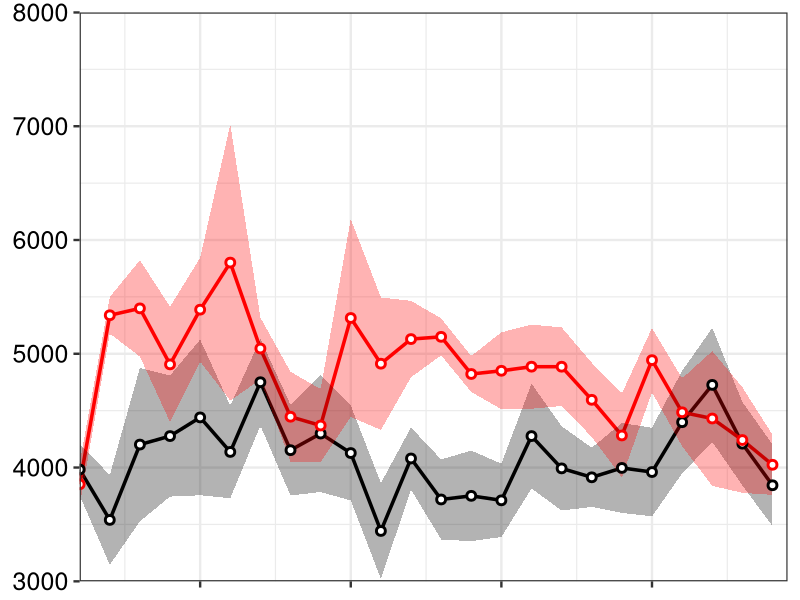
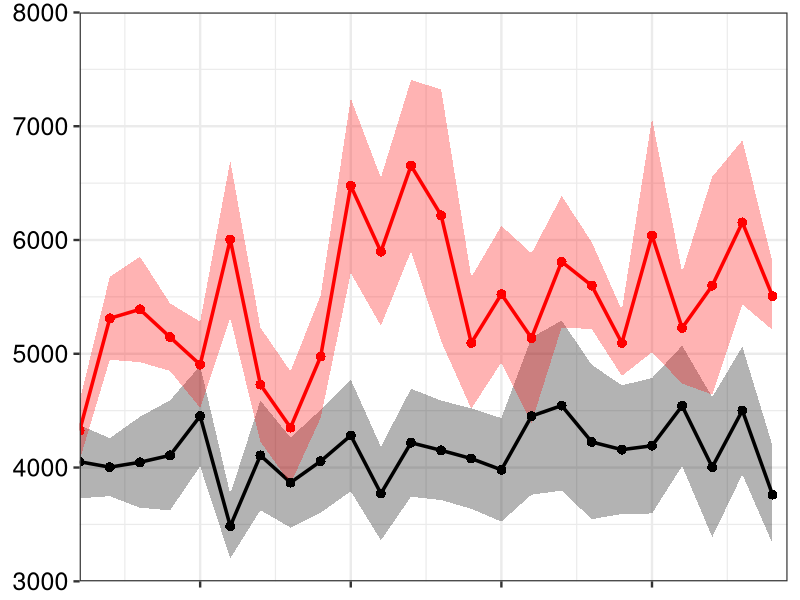
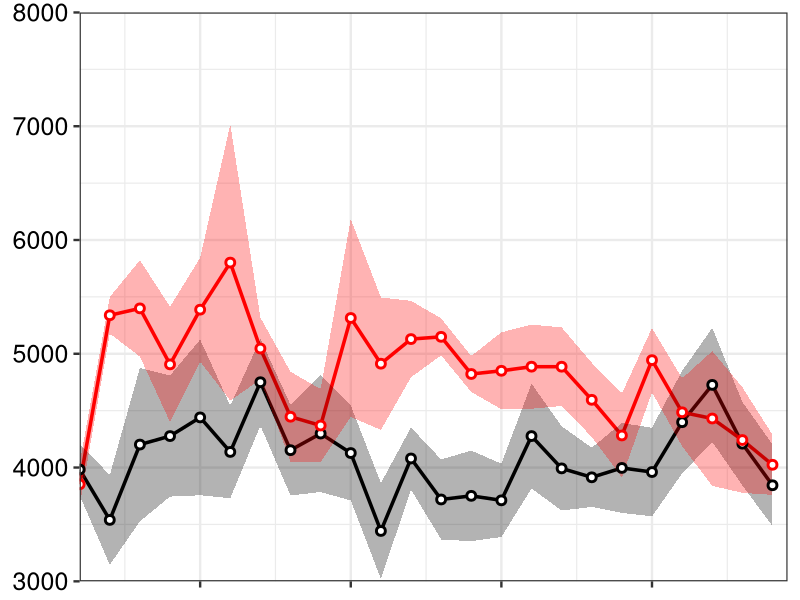
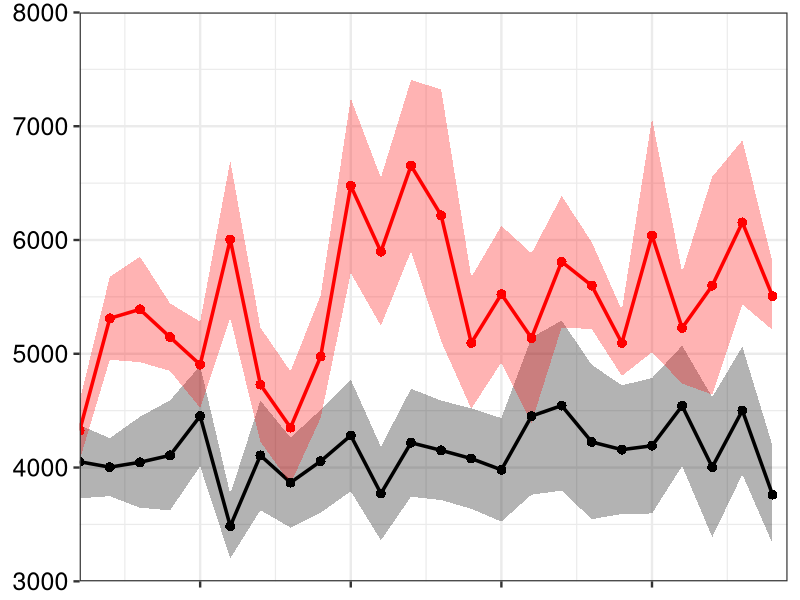

Write the R code that produced these figures, in order.

rm(list=ls(envir=globalenv()), envir=globalenv())

###################### install packages

if (!require(ggplot2)) install.packages('ggplot2')
if (!require(openxlsx)) install.packages('openxlsx')
if (!require(tidyverse)) install.packages('tidyverse')
if (!require(reshape2)) install.packages('reshape2')
if (!require(rstatix)) install.packages('rstatix')

library(ggplot2)
library(openxlsx) 
library(tidyverse)
library(reshape2)
library(rstatix)



###################### Set Working Directory 

setwd("~/Desktop")



###################### read OF data 

data <- read.xlsx('OF_Dist.xlsx', colNames=T)

NoStim_Ccnb  <- data[,2 :8 ]
NoStim_Scram <- data[,9 :15]
Stim10_Ccnb  <- data[,16:22]
Stim10_Scram <- data[,23:29]



###################### Make plot

NoStim_Ccnb_mean <- rowMeans(NoStim_Ccnb, na.rm = TRUE)
NoStim_Ccnb_sem  <- apply(NoStim_Ccnb, 1, function(x) sd(x, na.rm = TRUE) / sqrt(length(x)))
NoStim_Scram_mean <- rowMeans(NoStim_Scram, na.rm = TRUE)
NoStim_Scram_sem  <- apply(NoStim_Scram, 1, function(x) sd(x, na.rm = TRUE) / sqrt(length(x)))
Stim10_Ccnb_mean <- rowMeans(Stim10_Ccnb, na.rm = TRUE)
Stim10_Ccnb_sem  <- apply(Stim10_Ccnb, 1, function(x) sd(x, na.rm = TRUE) / sqrt(length(x)))
Stim10_Scram_mean <- rowMeans(Stim10_Scram, na.rm = TRUE)
Stim10_Scram_sem  <- apply(Stim10_Scram, 1, function(x) sd(x, na.rm = TRUE) / sqrt(length(x)))


df <- data.frame(
  Day = rep(c(1:24), times = 2),
  StimType = c(rep("NoStim_Ccnb", 24),  rep("Stim10_Ccnb", 24)),
  Mean = c(NoStim_Ccnb_mean, Stim10_Ccnb_mean),
  SEM = c(NoStim_Ccnb_sem, Stim10_Ccnb_sem)
)
g <- ggplot(df, aes(x = Day, y = Mean, color = StimType)) + 
  geom_line(linewidth = 1.2) +
  geom_ribbon(aes(ymin=Mean-SEM, ymax=Mean+SEM, fill=StimType, colour=StimType),
              linetype = "blank", alpha = 0.3) +
  geom_point(size = 2, fill = 'white', shape = 21, stroke = 1.5) +
  theme_bw(base_size = 18) +
  theme(legend.position = 'none') +
  scale_colour_manual(values = c("black", "red")) +
  scale_fill_manual(values = c("black", "red")) +
  theme(axis.title = element_blank()) +
  theme(axis.text.x = element_blank(), axis.text.y = element_text(size = 18)) +
  theme(axis.text=element_text(colour="black")) +
  scale_x_continuous(expand = c(0, 0), limits = c(1, 24.5)) +
  scale_y_continuous(expand = c(0, 0), limits = c(3000, 8000), breaks = seq(3000, 8000, by = 1000))
plot(g)
ggsave("OF_Dist_Ccnb.png", g, width = 5, height = 4, dpi=300) 


df <- data.frame(
  Day = rep(c(1:24), times = 2),
  StimType = c(rep("NoStim_Scram", 24),  rep("Stim10_Scram", 24)),
  Mean = c(NoStim_Scram_mean, Stim10_Scram_mean),
  SEM = c(NoStim_Scram_sem, Stim10_Scram_sem)
)
g <- ggplot(df, aes(x = Day, y = Mean, color = StimType)) + 
  geom_line(linewidth = 1.2) +
  geom_ribbon(aes(ymin=Mean-SEM, ymax=Mean+SEM, fill=StimType, colour=StimType),
              linetype = "blank", alpha = 0.3) +
  geom_point(size = 2, fill = 'white', shape = 16, stroke = 2) +
  theme_bw(base_size = 18) +
  theme(legend.position = 'none') +
  scale_colour_manual(values = c("black", "red")) +
  scale_fill_manual(values = c("black", "red")) +
  theme(axis.title = element_blank()) +
  theme(axis.text.x = element_blank(), axis.text.y = element_text(size = 18)) +
  theme(axis.text=element_text(colour="black")) +
  scale_x_continuous(expand = c(0, 0), limits = c(1, 24.5)) +
  scale_y_continuous(expand = c(0, 0), limits = c(3000, 8000), breaks = seq(3000, 8000, by = 1000)) 
plot(g) 
ggsave("OF_Dist_Scram.png", g, width = 5, height = 4, dpi=300) 





######################  make dataframe

colnames(NoStim_Ccnb)  <- c("m1_1", "m1_2", "m1_3", "m1_4", "m1_5", "m1_6", "m1_7")
colnames(NoStim_Scram) <- c("m2_1", "m2_2", "m2_3", "m2_4", "m2_5", "m2_6", "m2_7")
colnames(Stim10_Ccnb)  <- c("m3_1", "m3_2", "m3_3", "m3_4", "m3_5", "m3_6", "m3_7")
colnames(Stim10_Scram) <- c("m4_1", "m4_2", "m4_3", "m4_4", "m4_5", "m4_6", "m4_7")


day <- c("Day1","Day2","Day3","Day4","Day5", "Day6","Day7","Day8","Day9","Day10", 
         "Day11","Day12","Day13","Day14","Day15", "Day16","Day17","Day18","Day19","Day20", 
         "Day21", "Day22","Day23","Day24") 

rownames(NoStim_Ccnb) <- day
rownames(NoStim_Scram) <- day
rownames(Stim10_Ccnb) <- day
rownames(Stim10_Scram) <- day


NoStim_Ccnb$rowname <- rownames(NoStim_Ccnb)
NoStim_Scram$rowname <- rownames(NoStim_Scram)
Stim10_Ccnb$rowname <- rownames(Stim10_Ccnb)
Stim10_Scram$rowname <- rownames(Stim10_Scram)


NoStim_Ccnb <- cbind(melt(NoStim_Ccnb), rep("NoStim_Ccnb", 168))
NoStim_Scram <- cbind(melt(NoStim_Scram), rep("NoStim_Scram", 168))
Stim10_Ccnb <- cbind(melt(Stim10_Ccnb), rep("Stim10_Ccnb", 168))
Stim10_Scram <- cbind(melt(Stim10_Scram), rep("Stim10_Scram", 168))


colnames(NoStim_Ccnb) <- c("Day", "mouseID", "Value", "StimType")
colnames(NoStim_Scram) <- c("Day", "mouseID", "Value", "StimType")
colnames(Stim10_Ccnb) <- c("Day", "mouseID", "Value", "StimType")
colnames(Stim10_Scram) <- c("Day", "mouseID", "Value", "StimType")


data <- rbind(NoStim_Ccnb, NoStim_Scram, Stim10_Ccnb, Stim10_Scram)



###################### repeated 2-way ANOVA test

res.aov <- anova_test(
data = data, dv = Value, wid = mouseID,
between = StimType, within = Day
)
get_anova_table(res.aov)

#ANOVA Table (type III tests)
#Effect DFn DFd     F     p p<.05   ges
#1     StimType  3.00  24.00 4.271 0.015     * 0.171
#2          Day  6.81 163.48 1.416 0.204       0.035
#3 StimType:Day 20.44 163.48 1.094 0.360       0.077



###################### post-hoc test

pwc <- data %>%
  group_by(Day) %>%
  pairwise_t_test(
    Value ~ StimType, paired = FALSE,
    p.adjust.method = "bonferroni"
  )
pwc
write.xlsx(pwc, "OF_stats.xlsx")

# A tibble: 144 × 10
#Day   .y.   group1       group2          n1    n2      p p.signif p.adj p.adj.signif
#* <chr> <chr> <chr>        <chr>        <int> <int>  <dbl> <chr>    <dbl> <chr>       
#1 Day1  Value NoStim_Ccnb  NoStim_Scram     7     7 0.85   ns       1     ns          
#2 Day1  Value NoStim_Ccnb  Stim10_Ccnb      7     7 0.721  ns       1     ns          
#3 Day1  Value NoStim_Scram Stim10_Ccnb      7     7 0.585  ns       1     ns          
#4 Day1  Value NoStim_Ccnb  Stim10_Scram     7     7 0.347  ns       1     ns          
#5 Day1  Value NoStim_Scram Stim10_Scram     7     7 0.451  ns       1     ns          
#6 Day1  Value Stim10_Ccnb  Stim10_Scram     7     7 0.199  ns       1     ns          
#7 Day10 Value NoStim_Ccnb  NoStim_Scram     7     7 0.871  ns       1     ns          
#8 Day10 Value NoStim_Ccnb  Stim10_Ccnb      7     7 0.218  ns       1     ns          
#9 Day10 Value NoStim_Scram Stim10_Ccnb      7     7 0.282  ns       1     ns          
#10 Day10 Value NoStim_Ccnb  Stim10_Scram     7     7 0.0195 *        0.117 ns          
# ℹ 134 more rows 






###################### end of program ###################### 
